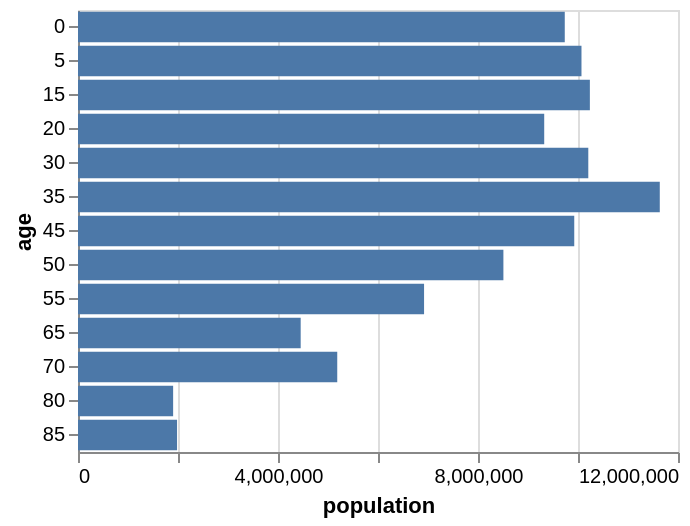

Vega-Lite specification for this chart:
### Vega-Lite specification from a JSON file in a GitHub repository (floating-point values rounded to 4 significant figures; data arrays with more than 128 entries replaced by an {"elided": "..."} marker saying what was removed)
{"$schema": "https://vega.github.io/schema/vega-lite/v6.json", "height": {"step": 17}, "data": {"values": {"elided": "200 records"}}, "transform": [{"filter": "datum.year == 2000"}], "mark": "bar", "encoding": {"y": {"field": "age"}, "x": {"aggregate": "sum", "field": "people", "title": "population"}}}
